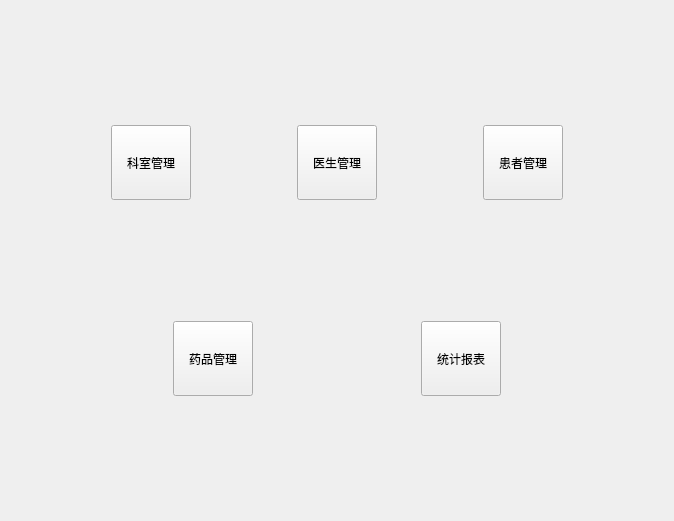
<?xml version="1.0" encoding="UTF-8"?>
<ui version="4.0">
 <class>WelcomeView</class>
 <widget class="QWidget" name="WelcomeView">
  <property name="geometry">
   <rect>
    <x>0</x>
    <y>0</y>
    <width>674</width>
    <height>521</height>
   </rect>
  </property>
  <property name="windowTitle">
   <string>欢迎</string>
  </property>
  <layout class="QVBoxLayout" name="verticalLayout">
   <item>
    <spacer name="verticalSpacer">
     <property name="orientation">
      <enum>Qt::Vertical</enum>
     </property>
     <property name="sizeHint" stdset="0">
      <size>
       <width>20</width>
       <height>100</height>
      </size>
     </property>
    </spacer>
   </item>
   
   <!-- 第一行按钮：科室管理、医生管理、患者管理 -->
   <item>
    <layout class="QHBoxLayout" name="horizontalLayout">
     <item>
      <spacer name="horizontalSpacer">
       <property name="orientation">
        <enum>Qt::Horizontal</enum>
       </property>
       <property name="sizeHint" stdset="0">
        <size>
         <width>40</width>
         <height>20</height>
        </size>
       </property>
      </spacer>
     </item>
     <item>
      <widget class="QPushButton" name="pushButton">
       <property name="sizePolicy">
        <sizepolicy hsizetype="Minimum" vsizetype="Minimum">
         <horstretch>0</horstretch>
         <verstretch>0</verstretch>
        </sizepolicy>
       </property>
       <property name="minimumSize">
        <size>
         <width>75</width>
         <height>75</height>
        </size>
       </property>
       <property name="text">
        <string>科室管理</string>
       </property>
       <property name="autoRepeatInterval">
        <number>100</number>
       </property>
       <property name="autoDefault">
        <bool>false</bool>
       </property>
      </widget>
     </item>
     <item>
      <spacer name="horizontalSpacer_2">
       <property name="orientation">
        <enum>Qt::Horizontal</enum>
       </property>
       <property name="sizeHint" stdset="0">
        <size>
         <width>40</width>
         <height>20</height>
        </size>
       </property>
      </spacer>
     </item>
     <item>
      <widget class="QPushButton" name="pushButton_2">
       <property name="enabled">
        <bool>true</bool>
       </property>
       <property name="sizePolicy">
        <sizepolicy hsizetype="Minimum" vsizetype="Minimum">
         <horstretch>0</horstretch>
         <verstretch>0</verstretch>
        </sizepolicy>
       </property>
       <property name="minimumSize">
        <size>
         <width>75</width>
         <height>75</height>
        </size>
       </property>
       <property name="text">
        <string>医生管理</string>
       </property>
       <property name="autoRepeatInterval">
        <number>100</number>
       </property>
       <property name="autoDefault">
        <bool>false</bool>
       </property>
      </widget>
     </item>
     <item>
      <spacer name="horizontalSpacer_3">
       <property name="orientation">
        <enum>Qt::Horizontal</enum>
       </property>
       <property name="sizeHint" stdset="0">
        <size>
         <width>40</width>
         <height>20</height>
        </size>
       </property>
      </spacer>
     </item>
     <item>
      <widget class="QPushButton" name="pushButton_3">
       <property name="sizePolicy">
        <sizepolicy hsizetype="Minimum" vsizetype="Minimum">
         <horstretch>0</horstretch>
         <verstretch>0</verstretch>
        </sizepolicy>
       </property>
       <property name="minimumSize">
        <size>
         <width>75</width>
         <height>75</height>
        </size>
       </property>
       <property name="text">
        <string>患者管理</string>
       </property>
       <property name="autoRepeatInterval">
        <number>100</number>
       </property>
       <property name="autoDefault">
        <bool>false</bool>
       </property>
      </widget>
     </item>
     <item>
      <spacer name="horizontalSpacer_4">
       <property name="orientation">
        <enum>Qt::Horizontal</enum>
       </property>
       <property name="sizeHint" stdset="0">
        <size>
         <width>40</width>
         <height>20</height>
        </size>
       </property>
      </spacer>
     </item>
    </layout>
   </item>
   
   <item>
    <spacer name="verticalSpacer_2">
     <property name="orientation">
      <enum>Qt::Vertical</enum>
     </property>
     <property name="sizeHint" stdset="0">
      <size>
       <width>20</width>
       <height>40</height>
      </size>
     </property>
    </spacer>
   </item>
   
   <!-- 第二行按钮：药品管理、统计报表 -->
   <item>
    <layout class="QHBoxLayout" name="horizontalLayout_2">
     <item>
      <spacer name="horizontalSpacer_5">
       <property name="orientation">
        <enum>Qt::Horizontal</enum>
       </property>
       <property name="sizeHint" stdset="0">
        <size>
         <width>40</width>
         <height>20</height>
        </size>
       </property>
      </spacer>
     </item>
     <item>
      <widget class="QPushButton" name="pushButton_4">
       <property name="sizePolicy">
        <sizepolicy hsizetype="Minimum" vsizetype="Minimum">
         <horstretch>0</horstretch>
         <verstretch>0</verstretch>
        </sizepolicy>
       </property>
       <property name="minimumSize">
        <size>
         <width>75</width>
         <height>75</height>
        </size>
       </property>
       <property name="text">
        <string>药品管理</string>
       </property>
       <property name="autoRepeatInterval">
        <number>100</number>
       </property>
       <property name="autoDefault">
        <bool>false</bool>
       </property>
      </widget>
     </item>
     <item>
      <spacer name="horizontalSpacer_6">
       <property name="orientation">
        <enum>Qt::Horizontal</enum>
       </property>
       <property name="sizeHint" stdset="0">
        <size>
         <width>40</width>
         <height>20</height>
        </size>
       </property>
      </spacer>
     </item>
     <item>
      <widget class="QPushButton" name="pushButton_5">
       <property name="sizePolicy">
        <sizepolicy hsizetype="Minimum" vsizetype="Minimum">
         <horstretch>0</horstretch>
         <verstretch>0</verstretch>
        </sizepolicy>
       </property>
       <property name="minimumSize">
        <size>
         <width>75</width>
         <height>75</height>
        </size>
       </property>
       <property name="text">
        <string>统计报表</string>
       </property>
       <property name="autoRepeatInterval">
        <number>100</number>
       </property>
       <property name="autoDefault">
        <bool>false</bool>
       </property>
      </widget>
     </item>
     <item>
      <spacer name="horizontalSpacer_7">
       <property name="orientation">
        <enum>Qt::Horizontal</enum>
       </property>
       <property name="sizeHint" stdset="0">
        <size>
         <width>40</width>
         <height>20</height>
        </size>
       </property>
      </spacer>
     </item>
    </layout>
   </item>
   
   <item>
    <spacer name="verticalSpacer_3">
     <property name="orientation">
      <enum>Qt::Vertical</enum>
     </property>
     <property name="sizeHint" stdset="0">
      <size>
       <width>20</width>
       <height>100</height>
      </size>
     </property>
    </spacer>
   </item>
  </layout>
 </widget>
 <resources/>
 <connections/>
</ui>
